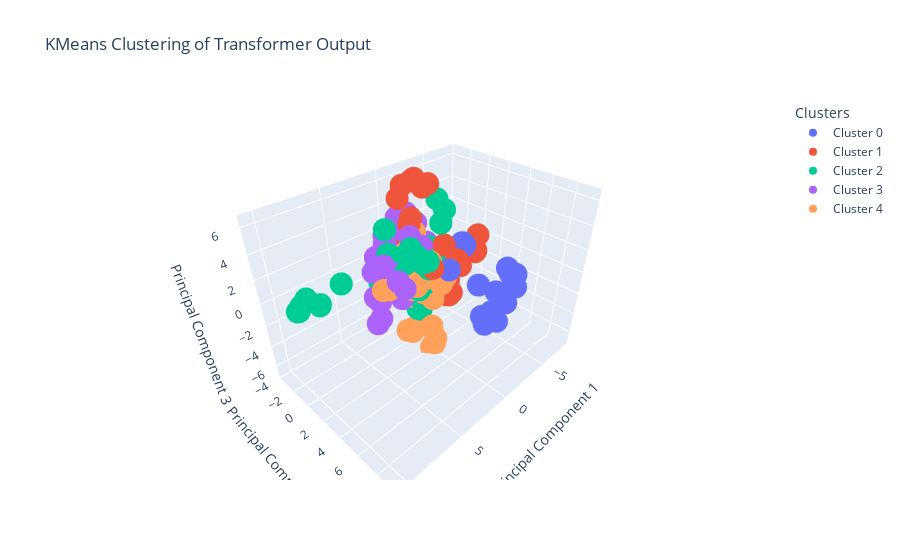

The notebook cell this image was saved under:
### Code cell
# Clustesation de l'espace latent avec KMeans

from sklearn.cluster import KMeans

# Nombre de clusters
n_clusters = 5

# Appliquer KMeans sur l'espace latent
kmeans = KMeans(n_clusters=n_clusters, random_state=42)
kmeans_result = kmeans.fit_predict(latentspace)

# Configuration des couleurs et des labels pour la visualisation
colors = px.colors.qualitative.Plotly  # Palette de couleurs pour chaque classe

# Créer un plot 3D interactif
fig = go.Figure()

# Ajouter des points pour chaque cluster
for cluster, color in zip(range(n_clusters), colors):
    indices = np.where(kmeans_result == cluster)
    fig.add_trace(go.Scatter3d(
        x=pca_result[indices, 0].flatten(),
        y=pca_result[indices, 1].flatten(),
        z=pca_result[indices, 2].flatten(),
        mode='markers',
        marker=dict(color=color),
        name=f'Cluster {cluster}'
    ))

# Ajouter des détails au graphique
fig.update_layout(
    title="KMeans Clustering of Transformer Output",
    scene=dict(
        xaxis_title="Principal Component 1",
        yaxis_title="Principal Component 2",
        zaxis_title="Principal Component 3"
    ),
    legend_title="Clusters"
)

# Afficher le graphique
fig.show()

# Afficher les clusters et les classes réelles
fig, ax = plt.subplots(1, 2, figsize=(14, 6))

# Afficher les clusters KMeans
ax[0].scatter(pca_result[:, 0], pca_result[:, 1], c=kmeans_result, cmap='viridis', alpha=0.5)
ax[0].set_title("KMeans Clustering")
ax[0].set_xlabel("Principal Component 1")
ax[0].set_ylabel("Principal Component 2")

# Afficher les classes réelles
ax[1].scatter(pca_result[:, 0], pca_result[:, 1], c=target_np, cmap='viridis', alpha=0.5)
ax[1].set_title("Real Classes")
ax[1].set_xlabel("Principal Component 1")
ax[1].set_ylabel("Principal Component 2")

plt.tight_layout()
plt.show()
